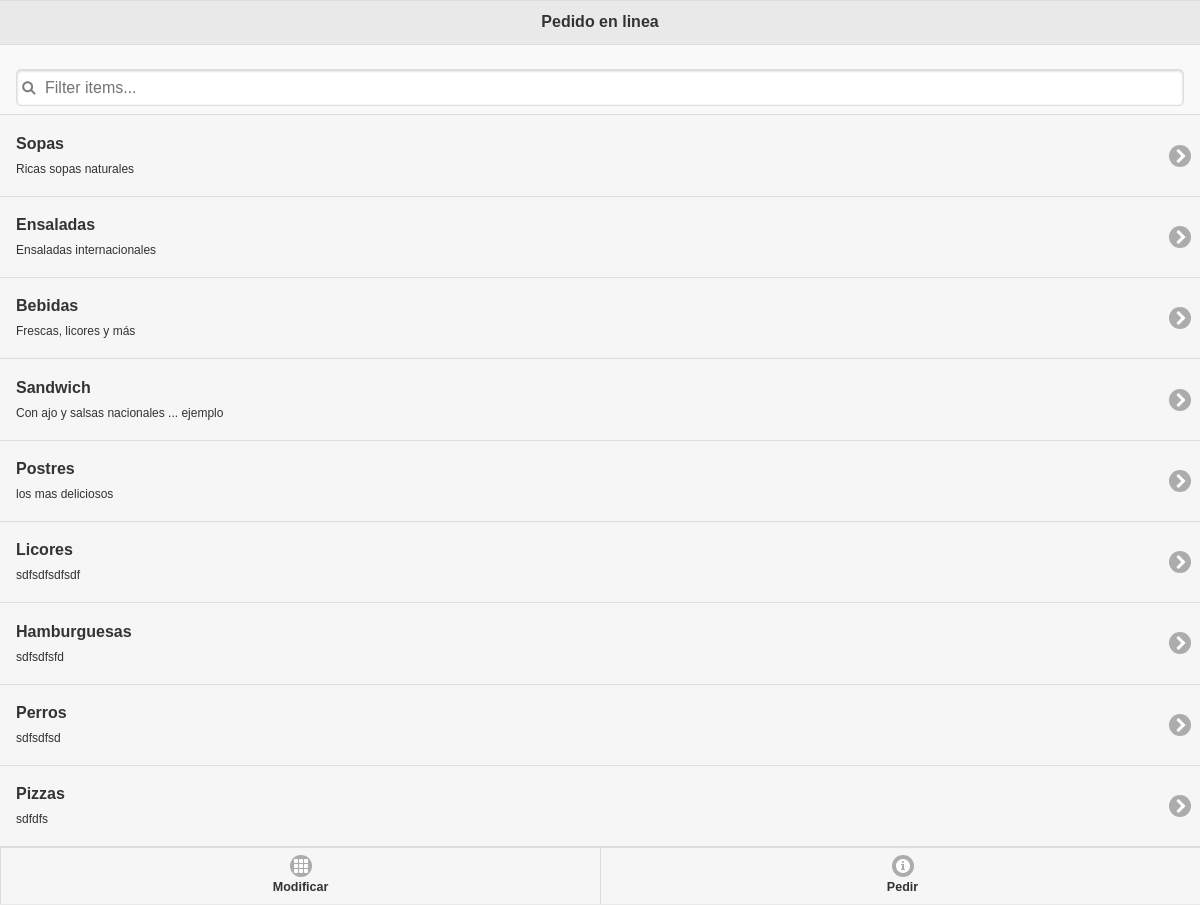
/ventas/mobile/ (signed in), run on the app's committed database.
### gestion/models.py (models this page shows, shortened)
class ValorTipo(models.Model):
	nombre = models.CharField(max_length=500)
	descripcion = models.CharField(max_length=3000)
	padre = models.ForeignKey('self',blank=True, null=True,)
	activo = models.BooleanField(default=True)
	class Meta:
		verbose_name = u'Marcas, Categorias, Tipos de pago'
		verbose_name_plural = u'Marcas, Categorias, Tipos de pago'

### ventas/views.py (the view)
@login_required
def venta_mobile(request):
	list_categories=ValorTipo.objects.filter(padre=1)
	context = {'message':'ok','list_categories':list_categories}
	return render(request, 'mobile/venta.html',context)

### ventas/templates/mobile/venta.html (shortened to what this page needs)
{% extends "mobile_layout.html" %}
{% block content %}
<div data-role="page" id="photos">
	<header data-role="header">
		<h1>Pedido en linea</h1>
	</header>
	<article data-role="content">
		<ul data-role="listview"  data-filter="true">
		{% if list_categories %}
    		{% for categoria in list_categories %}
			<li>
				<a href="#dog">
				<h1>{{categoria.nombre}}</h1>
				<p>{{categoria.descripcion}}</p>
				</a>
			</li>
		    {% endfor %}
		{% endif %}
		</ul>
	</article>
	<footer data-role="footer" data-position="fixed">
		<nav data-role="navbar">
			<ul>
				<li><a href="Photos" data-icon="grid">Modificar</a></li>
				<li><a href="Info" data-icon="info">Pedir</a></li>
			</ul>
		</nav>
	</footer>
</div>
{% endblock %}

### data on the page
ValorTipo: nombre "Sopas", descripcion "Ricas sopas naturales"
ValorTipo: nombre "Ensaladas", descripcion "Ensaladas internacionales"
ValorTipo: nombre "Bebidas", descripcion "Frescas, licores y más"
ValorTipo: nombre "Sandwich", descripcion "Con ajo y salsas nacionales ... ejemplo"
ValorTipo: nombre "Postres", descripcion "los mas deliciosos"
ValorTipo: nombre "Licores", descripcion "sdfsdfsdfsdf"
ValorTipo: nombre "Hamburguesas", descripcion "sdfsdfsfd"
ValorTipo: nombre "Perros", descripcion "sdfsdfsd"
ValorTipo: nombre "Pizzas", descripcion "sdfdfs"
